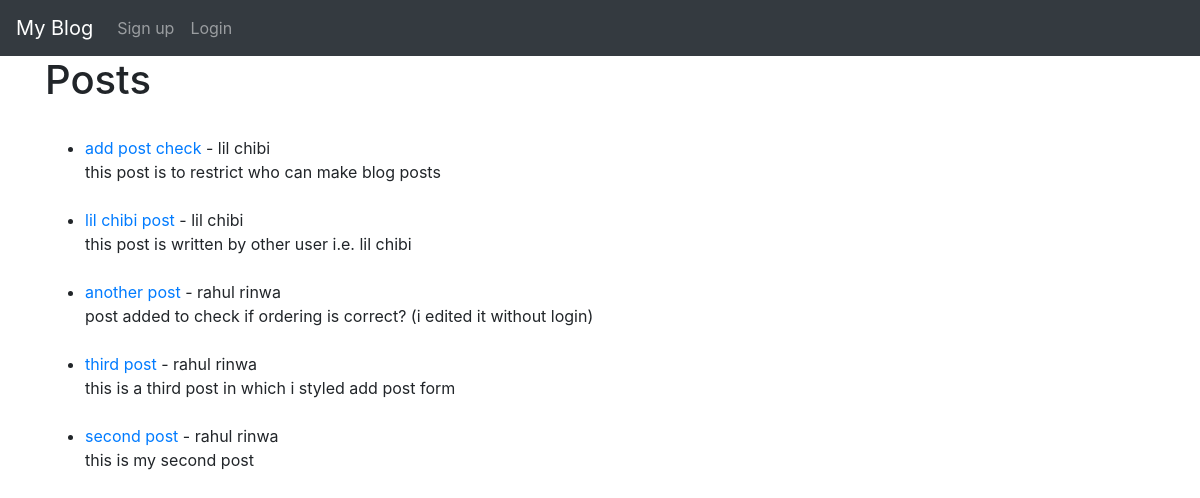
The app's page /, older data.
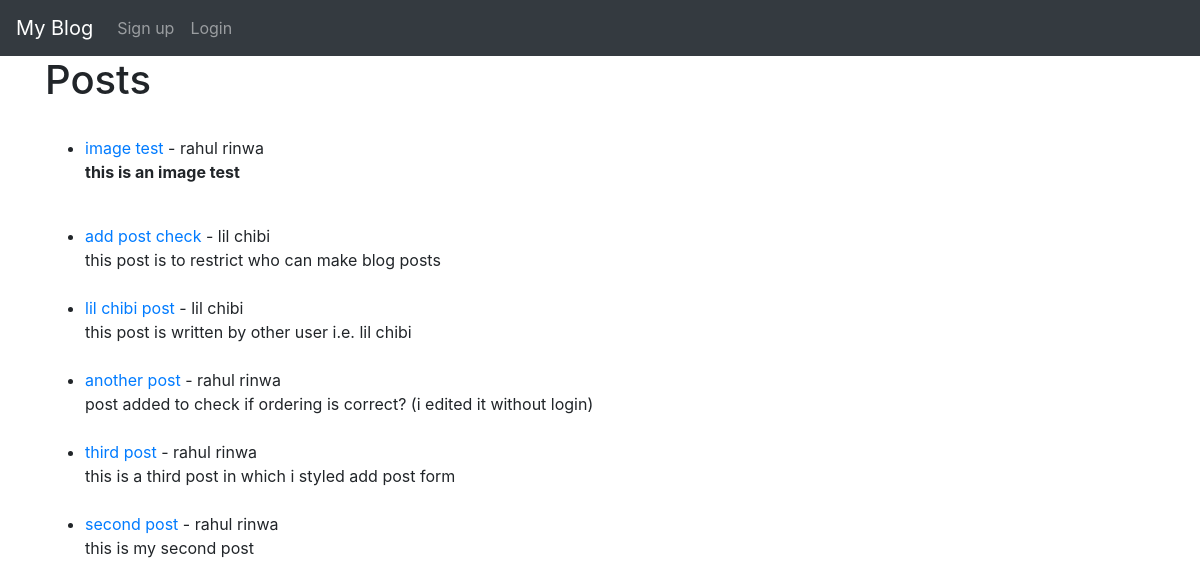
The same page, newer data.
### blog_app/models.py (models this page shows, shortened)
class Post(models.Model):
    title = models.CharField(max_length=255)
    author = models.ForeignKey(User, on_delete=models.CASCADE)
    body = RichTextField(blank=True, null=True)
    post_date = models.DateField(auto_now_add=True)
    likes = models.ManyToManyField(User, related_name="blog_post")
    header_image = models.ImageField(null=True, blank=True, upload_to="images/")

### blog_app/views.py (the view)
# urls.py: path('', HomeView.as_view(), name='home'),
class HomeView(ListView):
    model = Post
    template_name = 'home.html'
    ordering = ['-id']

### templates/home.html (shortened to what this page needs)
{% extends "base.html"%}
{% block content%}
<h1>Posts</h1>
<br>
<ul>
    {% for post in object_list %}
     <li><a href="{% url 'article_detail' post.pk %}">{{ post.title }}</a> - {{ post.author.first_name }} {{ post.author.last_name }}
         <br>
        {{ post.body|safe|slice:":200" }}</li>
     <br>
    {% endfor %}
</ul>
{% endblock %}

### templates/base.html (shortened to what this page needs)
<!doctype html>
<html lang="en">
  <head>
    <link rel="stylesheet" href="https://cdn.jsdelivr.net/npm/bootstrap@4.5.3/dist/css/bootstrap.min.css">
  </head>
  <body>
    <nav class="navbar navbar-expand-lg navbar-dark bg-dark">
        <a class="navbar-brand" href="{% url 'home' %}">My Blog</a>
        <div class="collapse navbar-collapse" id="navbarSupportedContent">
          <ul class="navbar-nav mr-auto">
            {% if user.is_authenticated %}
            <li class="nav-item">
              <a class="nav-link" href="{% url 'add_post' %}">Add Post</a>
            </li>
            <li class="nav-item">
              <a class="nav-link" href="{% url 'edit_profile' %}">Edit Profile</a>
            </li>
            <li class="nav-item">
              <a class="nav-link" href="{% url 'logout' %}">Logout</a>
            </li>
            {% else %}
            <li class="nav-item">
              <a class="nav-link" href="{% url 'signup' %}">Sign up</a>
            </li>
            <li class="nav-item">
              <a class="nav-link" href="{% url 'login' %}">Login</a>
            </li>
            {% endif %}
          </ul>
        </div>
      </nav>
    <div class="container">
        {% block content %}
        {% endblock %}
    </div>
  </body>
</html>

Row changes from the older to the newer data that the page shows:
added Post: title "image test", author.first_name "rahul", author.last_name "rinwa", body "this is an image test"
